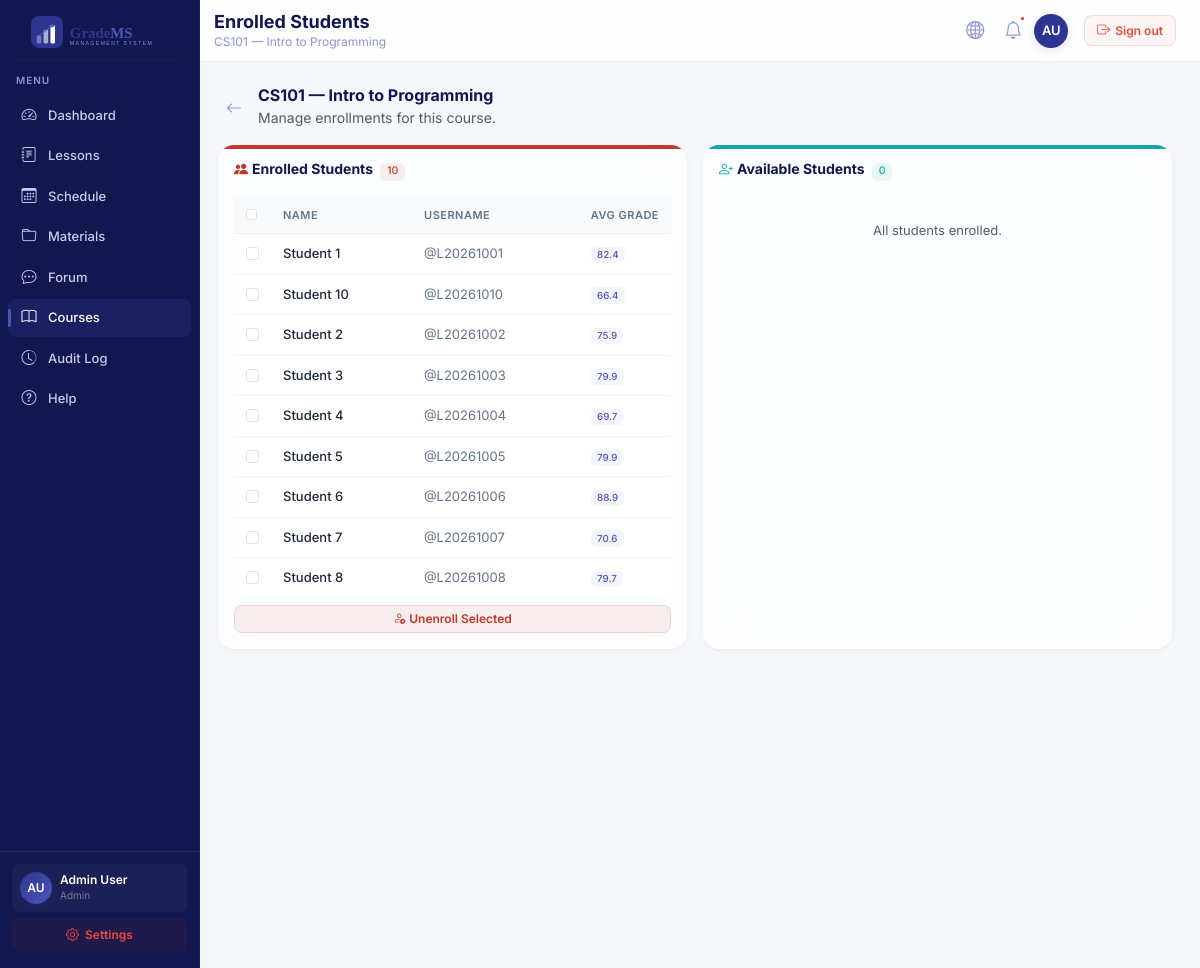
Screenshot of /admin/courses/1/enrollments (signed in) with the database file from the repository.
### tables this page shows
CREATE TABLE users (
    id INTEGER PRIMARY KEY AUTOINCREMENT,
    username TEXT UNIQUE NOT NULL,
    password_hash TEXT NOT NULL,
    full_name TEXT NOT NULL,
    email TEXT UNIQUE NOT NULL,
    role TEXT NOT NULL CHECK(role IN ('admin','teacher','student')),
    created_at TIMESTAMP DEFAULT CURRENT_TIMESTAMP
, avatar TEXT);

CREATE TABLE courses (
    id INTEGER PRIMARY KEY AUTOINCREMENT,
    course_code TEXT UNIQUE NOT NULL,
    course_name TEXT NOT NULL,
    credits INTEGER NOT NULL,
    teacher_id INTEGER REFERENCES users(id),
    enrollment_code TEXT UNIQUE NOT NULL,
    created_at TIMESTAMP DEFAULT CURRENT_TIMESTAMP
);

CREATE TABLE enrollments (
    id INTEGER PRIMARY KEY AUTOINCREMENT,
    student_id INTEGER NOT NULL REFERENCES users(id),
    course_id INTEGER NOT NULL REFERENCES courses(id) ON DELETE CASCADE,
    enrolled_at TIMESTAMP DEFAULT CURRENT_TIMESTAMP,
    UNIQUE(student_id, course_id)
);

### blueprints/admin.py (the view, shortened to what this page needs)
@admin_bp.route('/courses/<int:course_id>/enrollments', methods=['GET', 'POST'])
@login_required
@require_role('admin')
@csrf_required
def enrollments_route(course_id):
    course = find_by_id(course_id)
    if not course:
        flash('Course not found.', 'danger')
        return redirect(url_for('admin.courses'))
    enrolled = enrolled_students(course_id)
    enrolled_ids = [r['id'] for r in enrolled]
    available = [s for s in all_students() if s['id'] not in enrolled_ids]
    cats = categories_for_course(course_id)
    items = items_for_course(course_id)
    grades = {}
    for s in enrolled:
        scores_dict = student_scores_for_items(s['id'], items)
        total = 0.0
        for cat in cats:
            cat_items = [i for i in items if i['category_id'] == cat['id']]
            if cat_items:
                cat_scores = [scores_dict[i['id']] for i in cat_items if scores_dict.get(i['id']) is not None]
                if cat_scores:
                    cat_avg = sum(cat_scores) / len(cat_scores)
                    total += cat_avg * (cat['weight'] / 100.0)
        grades[s['id']] = round(total, 1)
    return render_template('admin/enrollments.html', course=course, enrolled=enrolled, available=available, grades=grades)

### app.py (called while the page is built)
def get_db():
    if 'db' in g:
        return g.db
    db_path = os.environ.get('TEST_DB_PATH') or os.path.join(os.path.dirname(os.path.abspath(__file__)), 'grades.db')
    conn = sqlite3.connect(db_path)
    conn.row_factory = sqlite3.Row
    conn.execute("PRAGMA foreign_keys = ON")
    return conn

### blueprints/admin.py (called while the page is built)
@admin_bp.before_request
def load_user():
    g.db = get_db()
    if 'user_id' in session:
        g.user = g.db.execute("SELECT * FROM users WHERE id=?", (session['user_id'],)).fetchone()
        if not g.user:
            session.clear()
            return redirect(url_for('auth.login'))

### models/course.py (called while the page is built)
def find_by_id(course_id: int) -> dict | None:
    db = get_conn()
    return db.execute("SELECT * FROM courses WHERE id=?", (course_id,)).fetchone()

### models/enrollment.py (called while the page is built)
def enrolled_students(course_id: int) -> Sequence[dict]:
    db = get_conn()
    return db.execute('''
        SELECT u.id, u.full_name, u.username, e.enrolled_at
        FROM users u JOIN enrollments e ON u.id=e.student_id
        WHERE e.course_id=? ORDER BY u.full_name
    ''', (course_id,)).fetchall()

### models/grade_category.py (called while the page is built)
def for_course(course_id: int) -> Sequence[dict]:
    db = get_conn()
    return db.execute("SELECT * FROM grade_categories WHERE course_id=? ORDER BY id", (course_id,)).fetchall()

### models/grade_item.py (called while the page is built)
def for_course(course_id: int) -> Sequence[dict]:
    db = get_conn()
    return db.execute('''
        SELECT gi.* FROM grade_items gi
        JOIN grade_categories gc ON gi.category_id=gc.id
        WHERE gc.course_id=? ORDER BY gi.id
    ''', (course_id,)).fetchall()

### models/score.py (called while the page is built)
def student_scores_for_items(student_id: int, items: Sequence[dict]) -> dict[int, float | None]:
    if not items:
        return {}
    db = get_conn()
    item_ids = [item['id'] for item in items]
    placeholders = ','.join('?' * len(item_ids))
    rows = db.execute(
        f"SELECT grade_item_id, score FROM scores WHERE student_id=? AND grade_item_id IN ({placeholders})",
        [student_id] + item_ids
    ).fetchall()
    result = {item['id']: None for item in items}
    for row in rows:
        result[row['grade_item_id']] = row['score']
    return result

### models/user.py (called while the page is built)
def all_students() -> Sequence[dict]:
    db = get_conn()
    return db.execute("SELECT * FROM users WHERE role='student' ORDER BY full_name").fetchall()

### utils/helpers.py (called while the page is built)
def generate_csrf_token() -> str:
    if 'csrf_token' not in session:
        session['csrf_token'] = secrets.token_hex(32)
    return session['csrf_token']

### templates/admin/enrollments.html (shortened to what this page needs)
{% extends 'base.html' %}
{% block page_content %}
{% set initials = g.user.full_name.split() | map('first') | join('') | upper %}
<div class="dashboard-wrapper">
    <aside class="dash-sidebar">
        <div class="sidebar-header">{% include '_logo.html' %}</div>
        <hr class="sidebar-divider">
        <div class="menu-label">{{ _('menu') }}</div>
        <ul class="sidebar-nav">
            <li><a href="{{ url_for('admin.dashboard') }}" class="nav-link"><i class="bi bi-speedometer2"></i>{{ _('dashboard') }}</a></li>
            <li><a href="#" class="nav-link"><i class="bi bi-journal-text"></i>{{ _('lessons') }}</a></li>
            <li><a href="#" class="nav-link"><i class="bi bi-calendar3"></i>{{ _('schedule') }}</a></li>
            <li><a href="#" class="nav-link"><i class="bi bi-folder"></i>{{ _('materials') }}</a></li>
            <li><a href="#" class="nav-link"><i class="bi bi-chat-dots"></i>{{ _('forum') }}</a></li>
            <li><a href="{{ url_for('admin.courses') }}" class="nav-link active"><i class="bi bi-book"></i>{{ _('courses') }}</a></li>
            <li><a href="{{ url_for('admin.audit_log') }}" class="nav-link"><i class="bi bi-clock-history"></i>{{ _('audit_log') }}</a></li>
            <li><a href="#" class="nav-link"><i class="bi bi-question-circle"></i>{{ _('help') }}</a></li>
        </ul>
        <div class="sidebar-footer">
            <div class="user-card">
                <div class="avatar"{% if g.user.avatar %} style="background-image:url({{ g.user.avatar }});background-size:cover;background-position:center;padding:0"{% endif %}>{% if not g.user.avatar %}{{ initials[:2] }}{% endif %}</div>
                <div class="user-info">
                    <div class="user-name">{{ g.user.full_name }}</div>
                    <div class="user-role">{{ session.role }}</div>
                </div>
            </div>
            <a href="{{ url_for('auth.profile') }}" class="sign-out"><i class="bi bi-gear"></i>{{ _('settings') }}</a>
        </div>
    </aside>
    <div class="dash-main">
        <header class="dash-topbar">
            <div class="dash-topbar-left">
                <h2>{{ _('enrolled_students') }}</h2>
                <span class="subtitle">{{ course.course_code }} — {{ course.course_name }}</span>
            </div>
            <div class="dash-topbar-right">
                <div class="dropdown d-inline-block">
                    <a href="#" class="lang-btn" data-bs-toggle="dropdown" aria-expanded="false" title="{{ _('language') }}"><i class="bi bi-globe2"></i></a>
                </div>
                <i class="bi bi-bell bell"><span class="badge-dot"></span></i>
                <a href="{{ url_for('auth.profile') }}" class="dash-avatar" title="{{ g.user.full_name }}">{% if not g.user.avatar %}{{ initials[:2] }}{% endif %}</a>
                <a href="{{ url_for('auth.logout') }}" class="btn-signout-top ms-1"><i class="bi bi-box-arrow-right"></i>{{ _('sign_out') }}</a>
            </div>
        </header>
        <main class="dash-content">
<div class="d-flex align-items-center gap-2 mb-3">
    <a href="{{ url_for('admin.courses') }}" class="btn-back"><i class="bi bi-arrow-left"></i></a>
    <div>
        <h5 class="mb-0 fw-bold" style="font-size:16px;color:#12174F">{{ course.course_code }} — {{ course.course_name }}</h5>
        <small class="text-muted">{{ _('manage_enrollments') }}</small>
    </div>
</div>
<div class="row g-3">
    <div class="col-md-6">
        <div class="card glass-card border-0 overflow-hidden h-100">
            <div class="glass-accent" style="background:linear-gradient(90deg,#C0392B,#C0392B)"></div>
            <div class="card-body p-3">
                <h6 class="fw-bold mb-3" style="font-size:14px;color:#12174F"><i class="bi bi-people-fill me-1" style="color:#C0392B"></i>{{ _('enrolled_students') }} <span class="badge ms-1" style="background:rgba(192,57,43,0.08);color:#C0392B;font-weight:500">{{ enrolled|length }}</span></h6>
                {% if enrolled %}
                <form method="post">
                    <div class="table-responsive" style="max-height:400px">
                        <table class="table mb-0" style="font-size:13px">
                            <thead><tr><th style="width:32px"><input type="checkbox" id="select-all-enrolled" class="form-check-input"></th><th>{{ _('name') }}</th><th>{{ _('username') }}</th><th style="width:50px">{{ _('avg_grade') }}</th></tr></thead>
                            <tbody>
                            {% for s in enrolled %}
                            <tr>
                                <td><input type="checkbox" name="student_ids" value="{{ s.id }}" class="form-check-input"></td>
                                <td><span class="fw-medium">{{ s.full_name }}</span></td>
                                <td style="color:#64748b">@{{ s.username }}</td>
                                <td><span class="badge" style="background:rgba(75,86,184,0.06);color:#4B56B8;font-weight:500">{{ grades.get(s.id, '-') }}</span></td>
                            </tr>
                            {% endfor %}
                            </tbody>
                        </table>
                    </div>
                    <button class="btn btn-sm w-100 mt-2" style="background:rgba(192,57,43,0.08);color:#C0392B;border:1px solid rgba(192,57,43,0.15);font-weight:600;font-size:12px;border-radius:8px;transition:all .2s" onmouseover="this.style.background='rgba(192,57,43,0.15)'" onmouseout="this.style.background='rgba(192,57,43,0.08)'"><i class="bi bi-person-x me-1"></i>{{ _('unenroll_selected') }}</button>
                </form>
                {% else %}
                <div class="text-center py-4 text-muted" style="font-size:13px">{{ _('no_enrolled') }}</div>
                {% endif %}
            </div>
        </div>
    </div>
    <div class="col-md-6">
        <div class="card glass-card border-0 overflow-hidden h-100">
            <div class="glass-accent" style="background:linear-gradient(90deg,#14A5AA,#14A5AA)"></div>
            <div class="card-body p-3">
                <h6 class="fw-bold mb-3" style="font-size:14px;color:#12174F"><i class="bi bi-person-plus me-1" style="color:#14A5AA"></i>{{ _('available_students') }} <span class="badge ms-1" style="background:rgba(20,165,170,0.08);color:#14A5AA;font-weight:500">{{ available|length }}</span></h6>
                {% if available %}
                <form method="post">
                    <input type="hidden" name="csrf_token" value="{{ csrf_token }}">
                    <input type="hidden" name="action" value="enroll">
                    <div class="table-responsive" style="max-height:400px">
                        <table class="table mb-0" style="font-size:13px">
                            <thead><tr><th style="width:32px"><input type="checkbox" id="select-all-available" class="form-check-input"></th><th>{{ _('name') }}</th><th>{{ _('username') }}</th></tr></thead>
                            <tbody>
                            {% for s in available %}
                            <tr>
                                <td><input type="checkbox" name="student_ids" value="{{ s.id }}" class="form-check-input"></td>
                                <td><span class="fw-medium">{{ s.full_name }}</span></td>
                                <td style="color:#64748b">@{{ s.username }}</td>
                            </tr>
                            {% endfor %}
                            </tbody>
                        </table>
                    </div>
                    <button class="btn btn-sm w-100 mt-2" style="background:rgba(20,165,170,0.08);color:#14A5AA;border:1px solid rgba(20,165,170,0.15);font-weight:600;font-size:12px;border-radius:8px;transition:all .2s" onmouseover="this.style.background='rgba(20,165,170,0.15)'" onmouseout="this.style.background='rgba(20,165,170,0.08)'"><i class="bi bi-person-check me-1"></i>{{ _('enroll_selected') }}</button>
                </form>
                {% else %}
                <div class="text-center py-4 text-muted" style="font-size:13px">{{ _('all_students_enrolled') }}</div>
                {% endif %}
            </div>
        </div>
    </div>
</div>
        </main>
    </div>
</div>
{% endblock %}

### rows the page displays
users: user.full_name "Admin User"
courses: course_code "CS101", course_name "Intro to Programming"
enrollments: full_name "Student 1", username "L20261001"
users: get "82.4"
enrollments: full_name "Student 10", username "L20261010", get "66.4"
enrollments: full_name "Student 2", username "L20261002", get "75.9"
enrollments: full_name "Student 3", username "L20261003", get "79.9"
enrollments: full_name "Student 4", username "L20261004"
users: get "69.7"
enrollments: full_name "Student 5", username "L20261005", get "79.9"
enrollments: full_name "Student 6", username "L20261006"
users: get "88.9"
enrollments: full_name "Student 7", username "L20261007", get "70.6"
enrollments: full_name "Student 8", username "L20261008", get "79.7"

### other values shown
{{ initials[:2] }} "AU"
{{ session.role }} "Admin"
{{ enrolled|length }} "10"
{{ available|length }} "0"
